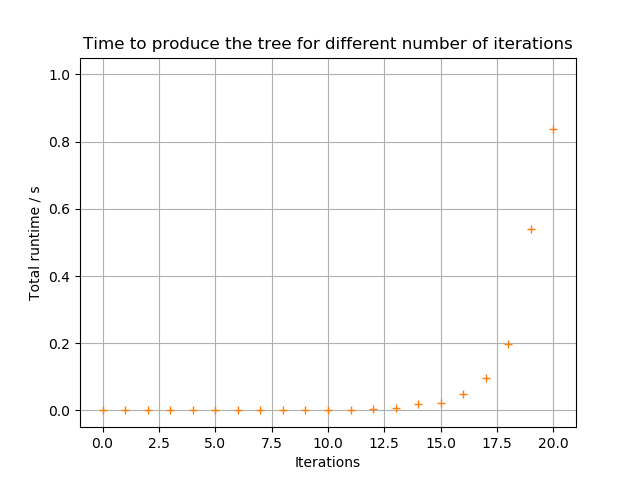

Recreate this plot in Python.
from tree import tree_of_life
from tree_np import tree_of_life_numpy
import time
from matplotlib import pyplot as plt


def time_perf(layers, numpy):
    """
    Finds array of times taken for tree of life from 0 to number of layers with
    numpy or original method

    Parameters
    ----------
    layers: int
        The number of layers to go up to for the tree
    numpy: bool
        If True, will use the numpy method
    Returns
    -------
    times: list
        List of all the times taken to plot the tree for each layer
    """
    times = []
    for i in range(layers):

        if numpy:
            start_time = time.time()
            tree_of_life_numpy(spread=0.1, scale_factor=0.6,
                               height=1, layers=i, plot=False)
            times.append(time.time() - start_time)
        else:
            start_time = time.time()
            tree_of_life(spread=0.1, scale_factor=0.6,
                         height=1, layers=i, plot=False)
            times.append(time.time() - start_time)
    return times


times = time_perf(layers=21, numpy=False)
times_np = time_perf(layers=21, numpy=True)


# plot time analysis for just original
plt.plot(1)
plt.plot(times, "+")
plt.ylabel("Total runtime / s")
plt.xlabel("Iterations")
plt.title("Time to produce the tree for different number of iterations")
plt.grid(b=True)
plt.savefig('perf_plot.png')

# plot time original for comparison of original and numpy
plt.plot(2)
plt.plot(times, "b+", label="Original")
plt.plot(times_np, "r+", label="Numpy")
plt.legend(loc=2)
plt.title("Comparison of time to produce the tree for different \n"
          "number of iterations for original and numpy method")
plt.ylabel("Total runtime / s")
plt.xlabel("Iterations")
plt.grid(b=True)
plt.savefig("perf_plot_np.png")
